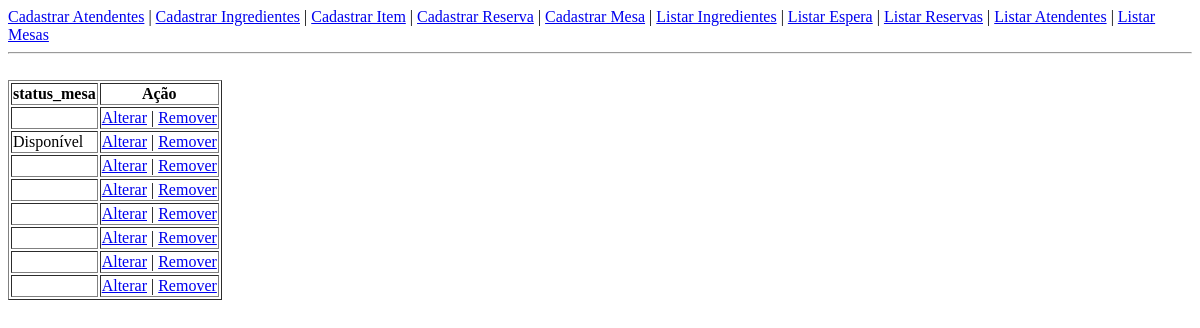
The page /Listar_Mesa.php on the database as committed earlier.
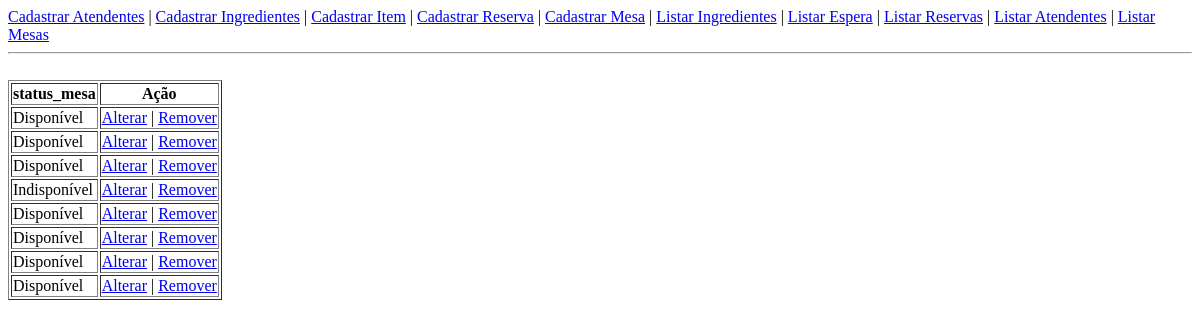
The same page on the database as committed later.
### tables this page shows
CREATE TABLE IF NOT EXISTS `mesa` (
  `id_mesa` int(11) NOT NULL AUTO_INCREMENT,
  `status_mesa` enum('Disponível','Indisponível') DEFAULT 'Disponível',
  PRIMARY KEY (`id_mesa`)
);

### Class/Control/ClassBD.php (called while the page is built, shortened)
<?php
    class BD{
        protected $conn;
        protected function set_conn($conexao){
            $this->conn=$conexao;
        }
        public function select($tabela){
            $select = "SELECT * FROM ". $tabela;
            $stmt = $this->conn->prepare($select);
            $stmt->execute();
            $cont = 0;
            $vetor_retorno = array();
            while($retorno = $stmt->fetch()){
                foreach($retorno as $i => $v){
                    if(!is_numeric($i)){
                        $vetor_retorno[$cont][$i]=$v;
                    }
                }
                $cont++;
            }
            return ($vetor_retorno);
        }
    }
?>

### Class/Model/ClassMesa.php (called while the page is built, shortened)
<?php
	class Mesa{
		protected $id_mesa;
		protected $status_mesa;
		public function set_id_mesa($id_mesa){
			$this->id_mesa = $id_mesa;
		}
		public function set_status_mesa($status_mesa){
			$this->status_mesa = $status_mesa;
		}
		public function get_id_mesa(){
			return $this->id_mesa;
		}
		public function get_status_mesa(){
			return $this->status_mesa;
		}
	}
?>

### Class/View/ClassTable.php (the view, shortened to what this page needs)
<?php
	class Thead{
		protected $head=array();
		protected $tagHead;
		public function imprime_head(){
			echo $this->tagHead;
		}
		public function set_head(){
			$this->tagHead = "<thead><tr>";
			$i=0;
			foreach ($this->head as $v) {
				if($i==0){
						$i++;
				}
				else{
					$this->tagHead .= "<th>".$v."</th>";
				}
			}
			$this->tagHead .= "<th>Ação</th></tr></thead>";
		}
		public function __construct($vetor_cabecalho){
			foreach ($vetor_cabecalho as $v) {
				array_push($this->head, $v);
			}
			$this->set_head();
		}
	}
	class Tbody{
		protected $tagBody;
		protected $vetorHead=array();
		public function imprime_body(){
			echo $this->tagBody;
		}
		public function add_body($objBody){
			$this->tagBody.="<tr>";
			foreach ($this->vetorHead as $lin) {
				$method = "get_".$lin;
				if(substr($lin,0,2) == "id"){
					$id= $objBody->$method();
				}
				else{
					$this->tagBody.="<td>".$objBody->$method()."</td>";
				}
			}
			$this->tagBody.="<td><a href = 'Altera.php?id=".$id."&tabela=".strtolower(get_class($objBody))."'>Alterar</a> | <a href = 'Remover.php?id=".$id."&tabela=".strtolower(get_class($objBody))."'>Remover</a></td>";
			$this->tagBody.="</tr>";
		}
		public function __construct($vetor_cabecalho){
			foreach ($vetor_cabecalho as $v) {
				array_push($this->vetorHead,$v);
			}
			$this->tagBody="<tbody>";
		}
	}
	class Table{
		public function imprime_table(){
			echo "<div>";
			echo "<table border='1'>";
			echo "</tbody>";
			echo "</table>";
			echo "</div>";
		}
		public function __construct($cabecalho, $vetorObj){
			$h=new Thead($cabecalho);
			$b=new Tbody($cabecalho);
			foreach($vetorObj as $v){
				$b->add_body($v);
			}
			$this->imprime_table();
		}
	}
?>

### Cabecalho/Cabecalho.php (shortened to what this page needs)
<!doctype html>
<html lang="pt-BR">
	<head>
	</head>
	<body>
	<a href="Form_Atendente.php">Cadastrar Atendentes</a>
	|
	<a href="Form_Ingrediente.php">Cadastrar Ingredientes</a>
	|
	<a href="Form_Item.php">Cadastrar Item</a>
	|
	<a href="Verifica_Mesa.html">Cadastrar Reserva</a>
	|
	<a href="Form_Mesa.php">Cadastrar Mesa</a>
	|
	<a href="Listar_Ingrediente.php">Listar Ingredientes</a>
	|
	<a href="Listar_Lista_Espera.php">Listar Espera</a>
	|
	<a href="Listar_Reserva.php">Listar Reservas</a>
	|
	<a href="Listar_Atendente.php">Listar Atendentes</a>
	|
	<a href="Listar_Mesa.php">Listar Mesas</a>
	<hr />
	<br />

### Listar_Mesa.php
<?php
	include("Cabecalho/Cabecalho.php");
	include("Class/Control/ClassBD.php");
	include("Class/Model/ClassMesa.php");
	include("Class/View/ClassTable.php");
	include("Conexao.php");
	$table = "mesa";
	$b = new BD($conn);
	$retorno_BD = $b->select($table);
	if($retorno_BD != null){
		foreach($retorno_BD as $v){
			$mesa[] = new Mesa($v);
		}
		foreach($retorno_BD[0] as $i=>$v){
			$cabecalho[] = $i;
		}
		$t = new Table($cabecalho,$mesa);
	}
	else{
		echo "<h1>Não possui DADOS!!</h1>";
	}
?>

Rows that differ between the two databases and show on the page:
now on this page (row edited): mesa: status_mesa "Disponível"
now on this page (row edited): mesa: status_mesa "Disponível"
now on this page (row edited): mesa: status_mesa "Indisponível"
now on this page (row edited): mesa: status_mesa "Disponível"
now on this page (row edited): mesa: status_mesa "Disponível"
now on this page (row edited): mesa: status_mesa "Disponível"
now on this page (row edited): mesa: status_mesa "Disponível"
